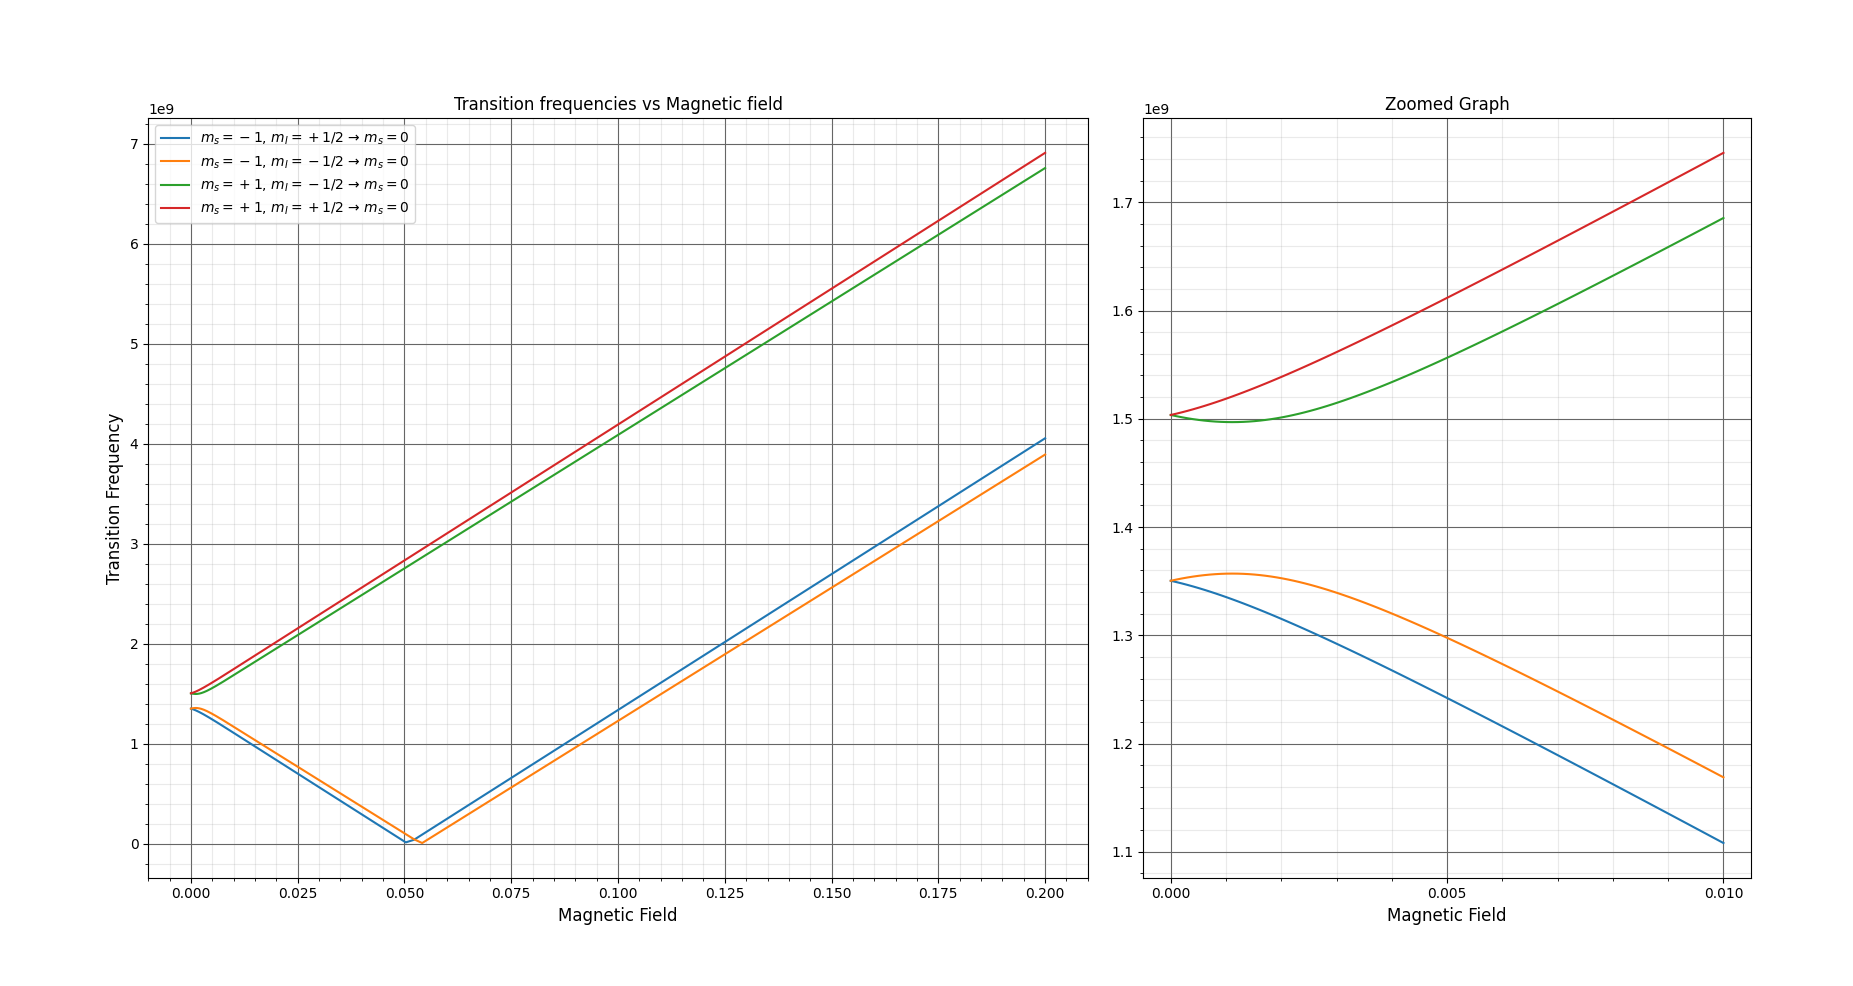

The Python source for this figure:
import qutip as qt
import numpy as np
import matplotlib.pyplot as plt
from hamiltonians import ExcitedState

es = ExcitedState()

def resonance_plotter(self,Bz):
	reso = np.full((8),1)
	egv = es.eigenvalues(1.199e-4)
	freq = []
	for i in range (2):
		for j in range (2,6):
			freq.append(egv[j]-egv[i])
			
	freq = np.sort(freq)*0.000000001
	fig = plt.figure()
	ax1 = fig.add_subplot(211)
	ax1.set_ylabel('Resonant Amplitude',fontsize=12)
	ax1.set_title("Resonant Frequencies")
	ax1.bar(freq[0:4],reso[0:4],width=0.000003,bottom=None)
	
	ax2 = fig.add_subplot(212)
	ax2.set_xlabel('Frequency in GHz',fontsize=12)
	ax2.set_ylabel('Resonant Amplitude',fontsize=12)
	ax2.bar(freq[4:8],reso[4:8],width=0.000003,bottom=None)
	plt.show()
		
def BvsF_plotter():
	hpham = np.vectorize(es.transitionFreqs, otypes = [np.ndarray])
	B = np.linspace(0,1e-2,100)
	Bzoom = np.linspace(0,1e-2,100)
	
	freqs = np.array(hpham(B))
	freqs_zoom = np.array(hpham(Bzoom))
	freqs = np.array(freqs.tolist())
	freqs_zoom = np.array(freqs_zoom.tolist())
	
	#calculating slope array
	b1 = 1e-2
	f1 = hpham(b1)
	b2 = 0.8e-2
	f2 = hpham(b2)
	m = (f2-f1)/(b2-b1)
	
	#adding higher magnetic field values
	Bext = np.linspace(1e-2,0.2,100)
	fext = np.absolute(np.outer(Bext-b1,m) + f1)
	
	#appending B and f arrays
	B = np.append(B,Bext)
	freqs = np.append(freqs,fext,axis=0)
	
	fig = plt.figure()
	ax = plt.subplot2grid((5,5),(0,0),rowspan=5,colspan=3)  # for proper sizing and placement of graph
	ax.set_xlabel("Magnetic Field",fontsize=12)
	ax.set_ylabel("Transition Frequency", fontsize=12)
	ax.set_title("Transition frequencies vs Magnetic field")
	ax.plot(B,freqs[:,0],label="$m_{s}=-1$, $m_{I}=+1/2$ \u2192 $m_{s}=0$") 
	ax.plot(B,freqs[:,1],label="$m_{s}=-1$, $m_{I}=-1/2$ \u2192 $m_{s}=0$") 
	ax.plot(B,freqs[:,2],label="$m_{s}=+1$, $m_{I}=-1/2$ \u2192 $m_{s}=0$") 
	ax.plot(B,freqs[:,3],label="$m_{s}=+1$, $m_{I}=+1/2$ \u2192 $m_{s}=0$") 
	ax.legend()
	plt.grid(b=True, which='major', color='#666666', linestyle='-')
	plt.minorticks_on()
	plt.grid(b=True, which='minor', color='#999999', linestyle='-', alpha=0.2)
	
	axz = plt.subplot2grid((5,5),(0,3),rowspan=5,colspan=2)  # for proper sizing and placement of graph
	axz.set_xlabel("Magnetic Field",fontsize=12)
	axz.set_title("Zoomed Graph")
	axz.plot(Bzoom,freqs_zoom[:,0],label="$m_{s}=-1$, $m_{I}=+1/2$ \u2192 $m_{s}=0$") 
	axz.plot(Bzoom,freqs_zoom[:,1],label="$m_{s}=-1$, $m_{I}=-1/2$ \u2192 $m_{s}=0$") 
	axz.plot(Bzoom,freqs_zoom[:,2],label="$m_{s}=+1$, $m_{I}=-1/2$ \u2192 $m_{s}=0$") 
	axz.plot(Bzoom,freqs_zoom[:,3],label="$m_{s}=+1$, $m_{I}=+1/2$ \u2192 $m_{s}=0$") 
	axz.locator_params(axis='x', nbins=4)  # to reduce crowding of ticks
	plt.grid(b=True, which='major', color='#666666', linestyle='-')
	plt.minorticks_on()
	plt.grid(b=True, which='minor', color='#999999', linestyle='-', alpha=0.2)
	
	plt.show()
		
if __name__ == '__main__':
	BvsF_plotter()
		
		
		
